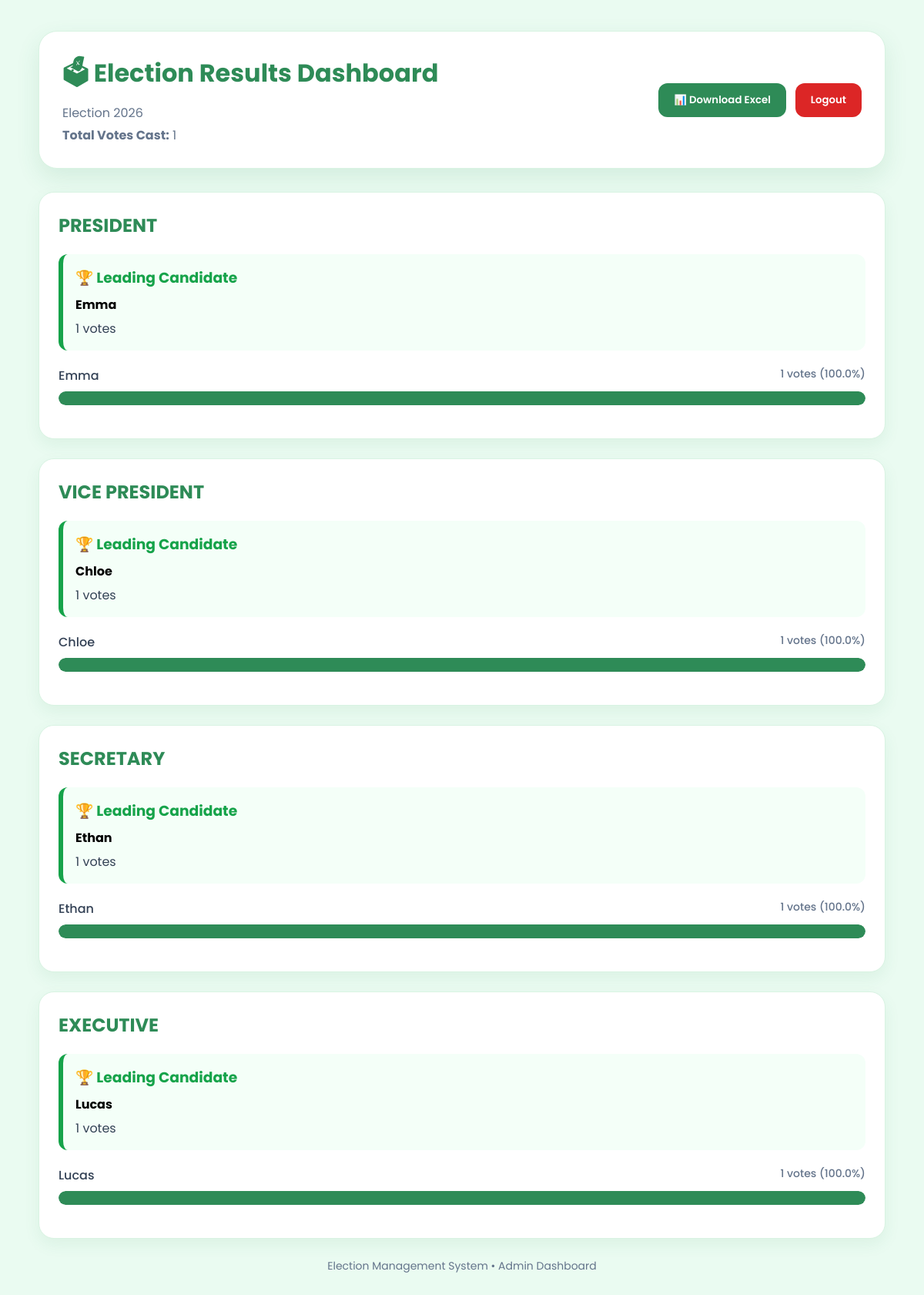
Screenshot of /results (signed in) with the database file from the repository.
### tables this page shows
CREATE TABLE votes (
        id INTEGER PRIMARY KEY AUTOINCREMENT,
        key TEXT,
        category TEXT,
        candidate TEXT,
        timestamp DATETIME DEFAULT CURRENT_TIMESTAMP
);

### app.py (the view)
@app.route("/results")
def results():
    if not session.get("admin"):
        return render_template(
            "error.html",
            message="Admin login required."
        )
    conn = sqlite3.connect("database.db")
    c = conn.cursor()
    results = {}
    leaders = {}
    category_totals = {}
    for category in CATEGORIES.keys():
        c.execute("""
        SELECT candidate, COUNT(*)
        FROM votes
        WHERE category=?
        GROUP BY candidate
        ORDER BY COUNT(*) DESC
        """, (category,))
        data = c.fetchall()
        results[category] = data
        category_totals[category] = sum(
            votes for _, votes in data
        )
        leaders[category] = []
        if data:
            highest_votes = data[0][1]
            for candidate, votes in data:
                if votes == highest_votes:
                    leaders[category].append(candidate)
    c.execute("""
    SELECT COUNT(DISTINCT key)
    FROM votes
    """)
    total_voters = c.fetchone()[0]
    conn.close()
    return render_template(
        "result.html",
        results=results,
        leaders=leaders,
        category_totals=category_totals,
        total_voters=total_voters
    )

### templates/result.html (shortened to what this page needs)
<!DOCTYPE html>
<html>
<head>
</head>
<body>
<div class="container">
    <div class="header">
        <div>
            <h1>🗳 Election Results Dashboard</h1>
            <p>Election 2026</p>
            <p><strong>Total Votes Cast:</strong> {{ total_voters }}</p>
        </div>
        <div class="button-group">
            <a href="/download-results">
                <button class="btn download-btn">
                    📊 Download Excel
                </button>
            </a>
            <a href="/logout">
                <button class="btn logout-btn">
                    Logout
                </button>
            </a>
        </div>
    </div>
    {% for category, candidates in results.items() %}
        {% if candidates %}
            {% set max_votes = candidates[0][1] %}
            <div class="card">
                <h2>{{ category }}</h2>
                <div class="winner">
                    {% if leaders[category]|length == 1 %}
                        <h3>🏆 Leading Candidate</h3>
                        <strong>
                            {{ leaders[category][0] }}
                        </strong>
                        <p>
                            {{ max_votes }} votes
                        </p>
                    {% endif %}
                </div>
                {% for candidate, votes in candidates %}
                    <div class="candidate">
                        <div class="candidate-name">
                            <span>{{ candidate }}</span>
                            <span class="vote-count">
                                {{ votes }} votes
                                ({{ ((votes / category_totals[category]) * 100)|round(1) }}%)
                            </span>
                        </div>
                        <div class="bar">
                            <div
                                class="fill"
                                style="width: {{ ((votes / category_totals[category]) * 100)|round(1) }}%;">
                            </div>
                        </div>
                    </div>
                {% endfor %}
            </div>
        {% endif %}
    {% endfor %}
    <div class="footer">
        Election Management System • Admin Dashboard
    </div>
</div>
</body>
</html>

### templates/result.html (style rules this page uses)
* { margin:0; padding:0; box-sizing:border-box; font-family:'Poppins',sans-serif; }
body { background:#EAFBF1; padding:40px; }
.container { max-width:1100px; margin:auto; }
.header { background:white; padding:30px; border-radius:24px; margin-bottom:30px; border:1px solid #D8F3E2; box-shadow:0 12px 30px rgba(46,139,87,0.12); display:flex; justify-content:space-between; align-items:center; flex-wrap:wrap; gap:20px; }
.header h1 { color:#2E8B57; margin-bottom:8px; }
.header p { color:#64748B; margin-top:4px; }
.button-group { display:flex; gap:12px; }
.btn { padding:12px 20px; border:none; border-radius:12px; color:white; cursor:pointer; font-weight:600; transition:0.3s; }
.download-btn { background:#2E8B57; }
.logout-btn { background:#DC2626; }
.card { background:white; border:1px solid #D8F3E2; border-radius:20px; padding:25px; margin-bottom:25px; box-shadow:0 8px 20px rgba(46,139,87,0.08); }
.card h2 { color:#2E8B57; margin-bottom:20px; }
.winner { background:#F4FFF8; border-left:6px solid #16A34A; padding:16px; border-radius:12px; margin-bottom:20px; }
.winner h3 { color:#16A34A; margin-bottom:8px; }
.winner p { margin-top:6px; color:#334155; }
.candidate { margin-bottom:18px; }
.candidate-name { display:flex; justify-content:space-between; margin-bottom:8px; color:#334155; font-weight:500; }
.bar { width:100%; height:18px; background:#EDF7F0; border-radius:20px; overflow:hidden; }
.fill { height:100%; background:#2E8B57; border-radius:20px; }
.vote-count { color:#64748B; font-size:14px; }
.footer { text-align:center; margin-top:25px; color:#64748B; font-size:14px; }

### rows the page displays
votes: category "PRESIDENT", candidate "Emma", id "1", value "100.0"
votes: category "VICE PRESIDENT", candidate "Chloe", max_votes "1", votes "1", value "100.0"
votes: category "SECRETARY", candidate "Ethan", max_votes "1", votes "1", value "100.0"
votes: category "EXECUTIVE", candidate "Lucas", max_votes "1", votes "1", value "100.0"

### other values shown
{{ total_voters }} "1"
